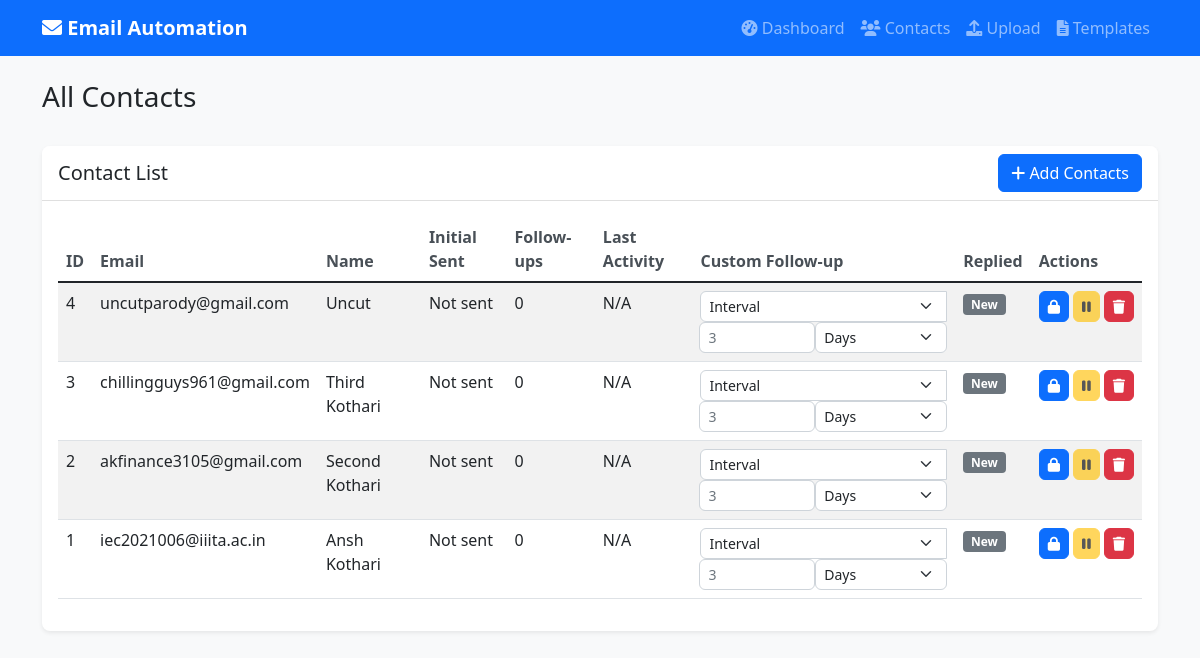
Before: /contacts with the older database file.
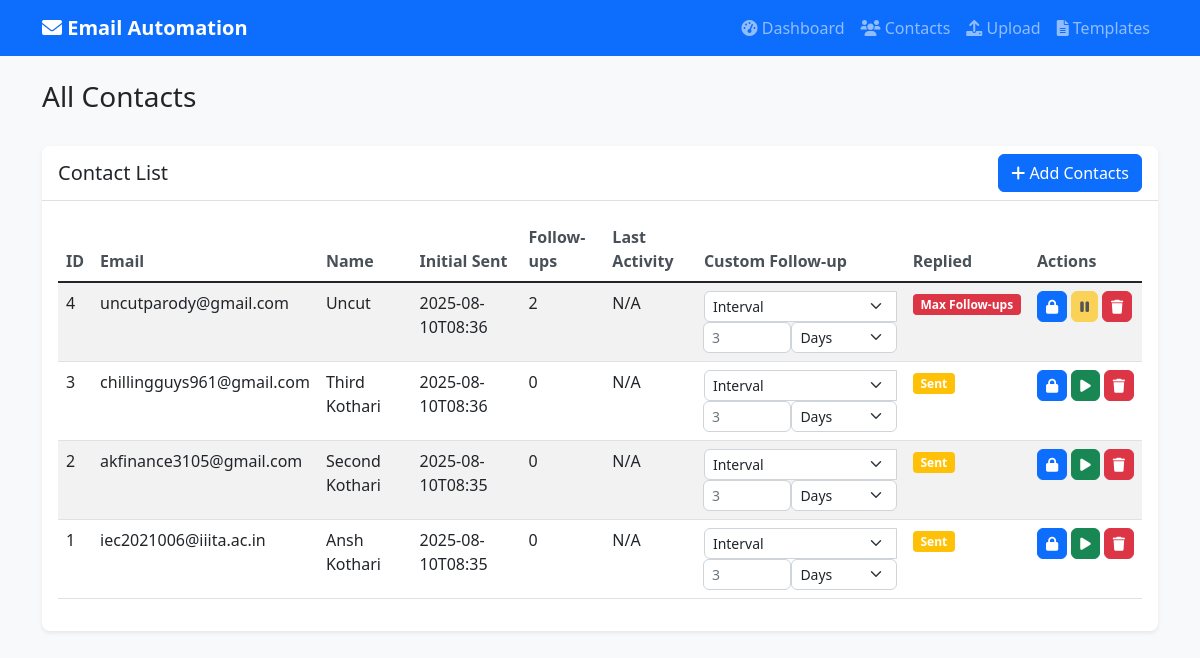
After: the same page with the newer database file.
### tables this page shows
CREATE TABLE contacts (
        id INTEGER PRIMARY KEY AUTOINCREMENT,
        email TEXT UNIQUE,
        name TEXT,
        initial_sent_date TEXT,
        followup_sent_count INTEGER DEFAULT 0,
        last_activity_date TEXT,
        replied INTEGER DEFAULT 0,
        custom_followup_time TEXT
    , reply_date TEXT, last_followup_date TEXT);

### app.py (the view)
@app.route('/contacts')
def contacts():
    conn = get_db_connection()
    all_contacts = conn.execute('SELECT * FROM contacts ORDER BY id DESC').fetchall()
    conn.close()
    return render_template('contacts.html', contacts=all_contacts)

### app.py (called while the page is built)
def get_db_connection():
    conn = sqlite3.connect(DB_FILE)
    conn.row_factory = sqlite3.Row
    return conn

### templates/contacts.html (shortened to what the changed rows need)
{% extends "base.html" %}
{% block content %}
<div class="row mb-4">
    <div class="col-12">
        <h1 class="h3">All Contacts</h1>
    </div>
</div>
<div class="row">
    <div class="col-12">
        <div class="card">
            <div class="card-body">
                <div class="table-responsive">
                    <table class="table table-striped">
                        <thead>
                            <tr>
                                <th>ID</th>
                                <th>Email</th>
                                <th>Name</th>
                                <th>Initial Sent</th>
                                <th>Follow-ups</th>
                                <th>Last Activity</th>
                                <th>Custom Follow-up</th>
                                <th>Replied</th>
                                <th>Actions</th>
                            </tr>
                        </thead>
                        <tbody>
                            {% for contact in contacts %}
                            <tr>
                                <td>{{ contact.id }}</td>
                                <td>{{ contact.email }}</td>
                                <td>{{ contact.name or 'N/A' }}</td>
                                <td>{{ contact.initial_sent_date[:16] if contact.initial_sent_date else 'Not sent' }}</td>
                                <td>{{ contact.followup_sent_count }}</td>
                                <td>{{ contact.last_activity_date[:16] if contact.last_activity_date else 'N/A' }}</td>
                                <td>
                                    <div class="input-group">
                                        <select class="form-select form-select-sm" id="custom_type_{{ contact.id }}" onchange="toggleCustomTimeInput({{ contact.id }})">
                                            <option value="interval" {{ 'selected' if contact.custom_followup_time and ':' in contact.custom_followup_time }}>Interval</option>
                                        </select>
                                        <div id="interval_input_{{ contact.id }}" style="display: {% if contact.custom_followup_time and ':' in contact.custom_followup_time %}none{% else %}block{% endif %};" class="d-flex">
                                            <input type="number" class="form-control form-control-sm" id="custom_value_{{ contact.id }}"
                                                   value="{{ contact.custom_followup_time.split(':')[0] if contact.custom_followup_time and ':' in contact.custom_followup_time else '' }}"
                                                   placeholder="3" min="1">
                                            <select class="form-select form-select-sm" id="custom_unit_{{ contact.id }}">
                                                <option value="days" {{ 'selected' if not contact.custom_followup_time or contact.custom_followup_time.endswith('days') }}>Days</option>
                                            </select>
                                        </div>
                                    </div>
                                </td>
                                <td>
                                    {% if contact.replied %}
                                        <span class="badge bg-success">Replied</span>
                                    {% elif contact.initial_sent_date %}
                                        {% if contact.followup_sent_count >= 2 %}
                                            <span class="badge bg-danger">Max Follow-ups</span>
                                        {% else %}
                                            <span class="badge bg-warning">Sent</span>
                                        {% endif %}
                                    {% else %}
                                        <span class="badge bg-secondary">New</span>
                                    {% endif %}
                                </td>
                                <td>
                                    <div class="d-flex gap-1">
                                        <button class="btn btn-sm btn-primary" onclick="updateCustomTime({{ contact.id }})" title="Save custom time">
                                            <i class="fas fa-lock"></i>
                                        </button>
                                        {% if contact.initial_sent_date and not contact.replied and contact.followup_sent_count < 2 %}
                                        <button class="btn btn-sm btn-success" id="stop-btn-{{ contact.id }}" onclick="stopFollowups({{ contact.id }})" title="Stop follow-ups">
                                            <i class="fas fa-play"></i>
                                        </button>
                                        {% elif contact.initial_sent_date and not contact.replied and contact.followup_sent_count >= 2 %}
                                        <button class="btn btn-sm btn-warning" disabled title="Follow-ups already stopped">
                                            <i class="fas fa-pause"></i>
                                        </button>
                                        {% else %}
                                        <button class="btn btn-sm btn-warning" disabled title="No follow-ups active">
                                            <i class="fas fa-pause"></i>
                                        </button>
                                        {% endif %}
                                        <button class="btn btn-sm btn-danger" onclick="deleteContact({{ contact.id }})" title="Delete contact">
                                            <i class="fas fa-trash"></i>
                                        </button>
                                    </div>
                                </td>
                            </tr>
                            {% endfor %}
                        </tbody>
                    </table>
                </div>
            </div>
        </div>
    </div>
</div>
{% endblock %}

Changed rows visible on the page:
changed contacts "uncutparody@gmail.com": initial_sent_date "Not sent" → "2025-08-10T08:36"; followup_sent_count "0" → "2"; now shows "Max Follow-ups"; no longer shows "New"
changed contacts "chillingguys961@gmail.com": initial_sent_date "Not sent" → "2025-08-10T08:36"; now shows "Sent"; no longer shows "New"
changed contacts "akfinance3105@gmail.com": initial_sent_date "Not sent" → "2025-08-10T08:35"; now shows "Sent"; no longer shows "New"
changed contacts "iec2021006@iiita.ac.in": initial_sent_date "Not sent" → "2025-08-10T08:35"; now shows "Sent"; no longer shows "New"
